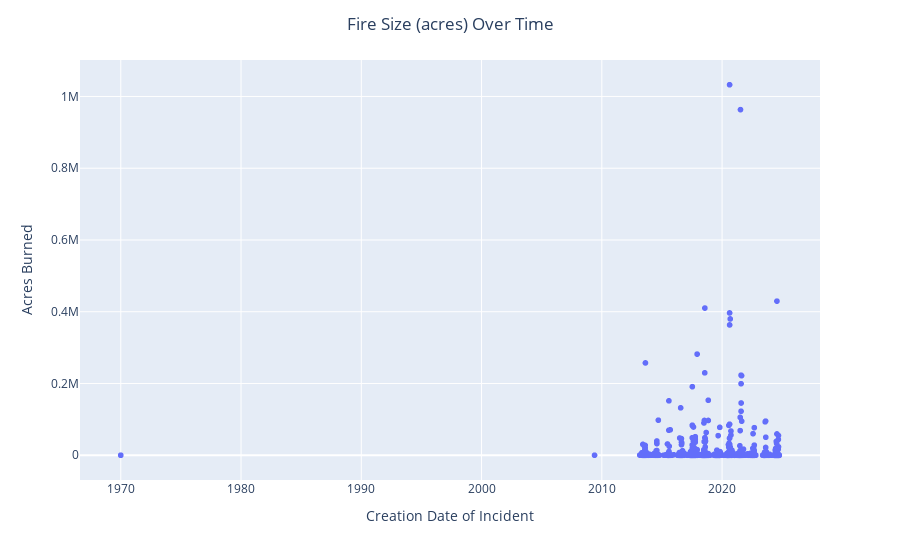

Write notebook code for a chart like this one.
### Code cell
# See if you can create a graph that answers the question:
# Are fires getting bigger or more frequent over time?
my_cols = ['incident_dateonly_created','incident_acres_burned']
fig = px.scatter(DF_raw[my_cols],
                 x = 'incident_dateonly_created',
                 y = 'incident_acres_burned')
fig.update_layout(title = 'Fire Size (acres) Over Time',
                  title_x = 0.5,
                  xaxis_title = 'Creation Date of Incident',
                  yaxis_title = 'Acres Burned')
fig

### Figure 1 — Plotly figure (JSON) as saved in the notebook; plotly's stock layout.template omitted (floating-point values rounded to 4 significant figures; data arrays with more than 128 entries replaced by an {"elided": "..."} marker saying what was removed)
{"data": [{"hovertemplate": "incident_dateonly_created=%{x}<br>incident_acres_burned=%{y}<extra></extra>", "legendgroup": "", "marker": {"color": "#636efa", "symbol": "circle"}, "mode": "markers", "name": "", "showlegend": false, "type": "scattergl", "x": {"elided": "2732 str values"}, "xaxis": "x", "y": {"elided": "2732 int values"}, "yaxis": "y"}], "layout": {"autosize": true, "legend": {"tracegroupgap": 0}, "margin": {"t": 60}, "title": {"text": "Fire Size (acres) Over Time", "x": 0.5}, "xaxis": {"anchor": "y", "autorange": true, "domain": [0, 1], "range": ["1966-09-05 17:14:41.6327", "2028-01-27 06:45:18.3673"], "title": {"text": "Creation Date of Incident"}, "type": "date"}, "yaxis": {"anchor": "x", "autorange": true, "domain": [0, 1], "range": [-79960.0, 1113000.0], "title": {"text": "Acres Burned"}, "type": "linear"}}}
